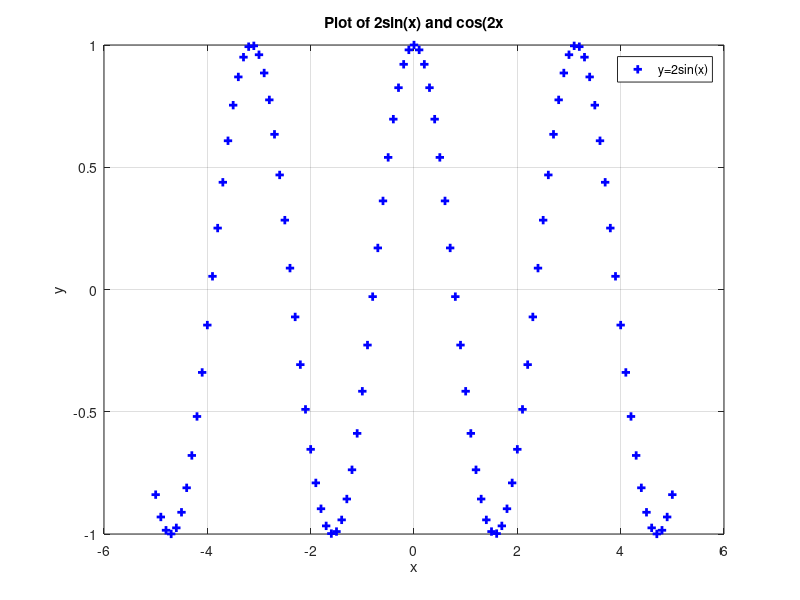

MATLAB code for this plot:
%Prompt user to enter maximum positive value
prompt1='Enter the maximum positive value to be used for graphing:';
xmax=input(prompt1);

%Create and plot vectors
x=-xmax:0.1:xmax;
y1=2.*sin(x);
plot(x, y1, '*g', 'LineWidth',2)
y2=cos(2.*x);
plot(x, y2, '+b', 'LineWidth',2)

%Label x-axis and y-axis and provide a title
xlabel('x');ylabel('y');
title('Plot of 2sin(x) and cos(2x')

%Provide legend and add a grid
legend('y=2sin(x)', 'y=cos(2x)')
grid on